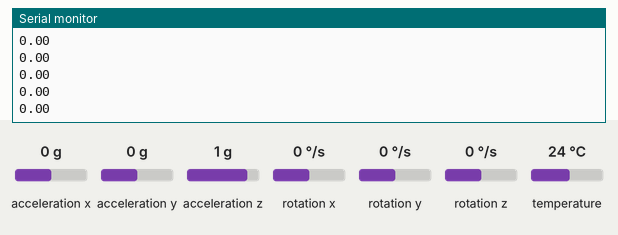
This sketch was run on a simulated Arduino Uno, built with avr-gcc and run on an emulated ATmega328P. Parts: the last lines printed to the serial monitor. The inputs (shaded band) are chosen by the test bench; at power-on: acceleration x 0 g, acceleration z 1 g, acceleration y 0 g, rotation x 0 °/s, rotation y 0 °/s, rotation z 0 °/s, temperature 24 °C.

Above: at 2.5 s.
2.6 s: acceleration x set to -1.4 g
At 3.5 s:
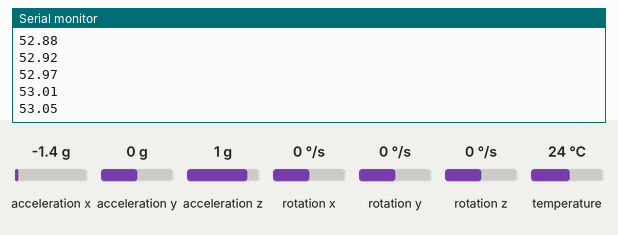
4.1 s: acceleration z set to -1.4 g
At 4.9 s:
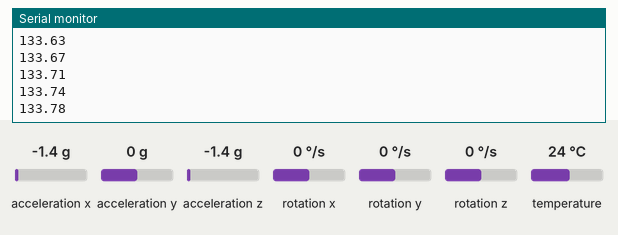
5.6 s: acceleration x set to -0.8 g
At 6.6 s:
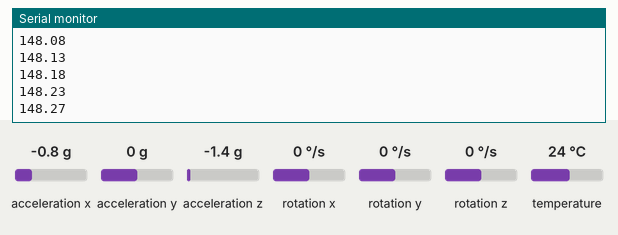
Timing chart, 0 to 8.6 s (numbered marks = the images above; inputs shaded):
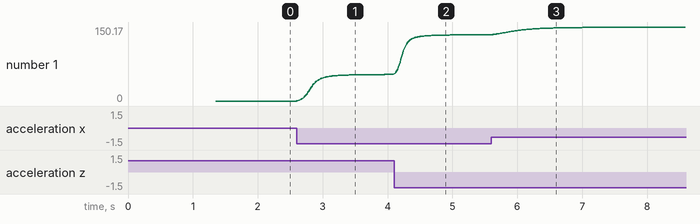

Measured:
- after the input at 2.6 s, the serial monitor: prints a new line at once (image 1)
- plotted number 1: 0 → 53.87 after the input at 2.6 s

The sketch:

MPU6050.ino
```cpp
/********************************************************************

                MPU6050 w/ ARDUINO UNO - Y-Position Tracking

 ********************************************************************/
// NOTES:

// BEFORE RUNNING: Make sure you change 0x68 to 0x72 in the Adafruit_MPU6050.h file
                // #define MPU6050_DEVICE_ID 0x72 -----> change it from 0x68 to 0x72

// VIEWING OUTPUT: Notice that the serial is set to 115200 baud.
                // Make sure you set the monitor & plotter to this if you want to view!

// ------------------------------------------------------------------------------------
#include <Adafruit_MPU6050.h>
#include <Adafruit_Sensor.h>
#include <Wire.h>
#include <SimpleKalmanFilter.h> // Source: https://github.com/denyssene/SimpleKalmanFilter

Adafruit_MPU6050 mpu; // Create the MPU6050 instance
SimpleKalmanFilter kalmanY(2, 2, 0.01); // Kalman filter for Y-axis (process noise, measurement noise, estimation error)

// Sensor Values ----------------------------------------------------------------------
double accX, accY, accZ;  // Accelerometer data
double gyroY;             // Gyroscope data
double filteredY;         // Kalman filtered Y-axis position
double initialPositionY;  // Initial Y-axis position (set after settling time)

double gyroYangle = 0;    // Gyro angle accumulation
uint32_t timer;           // Timer for delta time calculations
// ------------------------------------------------------------------------------------

void setup() {
  Serial.begin(115200); // Set baud rate for Serial Plotter
  while (!Serial) delay(10); // Wait until Serial is active

  // Initialize MPU6050
  if (!mpu.begin()) {
    Serial.println("Failed to find MPU6050 chip");
    while (1) delay(10);
  }

  // Set MPU6050 configurations
  mpu.setAccelerometerRange(MPU6050_RANGE_2_G);
  mpu.setGyroRange(MPU6050_RANGE_250_DEG);
  mpu.setFilterBandwidth(MPU6050_BAND_21_HZ);

  delay(100); // Allow sensor to stabilize

  // Settle Kalman filter for initial position
  Serial.println("Calibrating initial position...");
  double sum = 0.0;
  const int samples = 100; // Number of samples for settling
  for (int i = 0; i < samples; i++) {
    sensors_event_t a, g, temp;
    mpu.getEvent(&a, &g, &temp);

    accX = a.acceleration.x;
    accY = a.acceleration.y;
    accZ = a.acceleration.z;

    double accPitch = atan2(-accX, accZ) * RAD_TO_DEG; // Y-axis pitch angle
    sum += kalmanY.updateEstimate(accPitch);          // Let Kalman filter stabilize
    delay(10);                                        // Small delay between samples
  }
  initialPositionY = sum / samples; // Set initial position as the averaged value
  Serial.println("Calibration complete.");
  timer = micros();                 // Initialize timer
}

void loop() {
  // Get sensor readings
  sensors_event_t a, g, temp;
  mpu.getEvent(&a, &g, &temp);

  accX = a.acceleration.x;
  accY = a.acceleration.y;
  accZ = a.acceleration.z;

  gyroY = g.gyro.y;

  // Calculate delta time
  double dt = (double)(micros() - timer) / 1000000;
  timer = micros();

  // Calculate pitch angle (Y-axis) from accelerometer
  double accPitch = atan2(-accX, accZ) * RAD_TO_DEG;

  // Convert gyroscope reading to degrees/second
  double gyroYrate = gyroY / 131.0;

  // Accumulate gyroscope angle
  gyroYangle += gyroYrate * dt;

  // Apply Kalman filter to combine accelerometer and gyroscope data
  filteredY = kalmanY.updateEstimate(accPitch);

  // Calculate relative position (relative to initial position)
  double relativePositionY = filteredY - initialPositionY;

  // Output relative Y position for Serial Plotter
  Serial.println(relativePositionY);

  delay(10); // Small delay for stability
}
```
